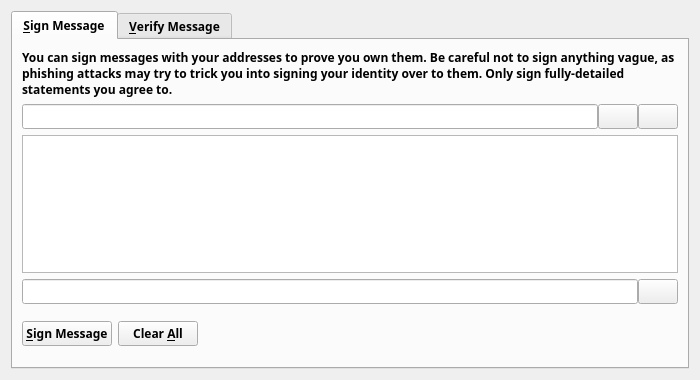
<?xml version="1.0" encoding="UTF-8"?>
<ui version="4.0">
 <class>SignVerifyMessageDialog</class>
 <widget class="QDialog" name="SignVerifyMessageDialog">
  <property name="geometry">
   <rect>
    <x>0</x>
    <y>0</y>
    <width>700</width>
    <height>380</height>
   </rect>
  </property>
  <property name="windowTitle">
   <string>Signatures - Sign / Verify a Message</string>
  </property>
  <property name="modal">
   <bool>true</bool>
  </property>
  <layout class="QVBoxLayout" name="verticalLayout">
   <item>
    <widget class="QTabWidget" name="tabWidget">
     <property name="font">
      <font>
       <family>Typola</family>
       <weight>75</weight>
       <bold>true</bold>
       <stylestrategy>PreferAntialias</stylestrategy>
      </font>
     </property>
     <property name="currentIndex">
      <number>0</number>
     </property>
     <widget class="QWidget" name="tabSignMessage">
      <attribute name="title">
       <string>&amp;Sign Message</string>
      </attribute>
      <layout class="QVBoxLayout" name="verticalLayout_SM">
       <item>
        <widget class="QLabel" name="infoLabel_SM">
         <property name="font">
          <font>
           <stylestrategy>PreferAntialias</stylestrategy>
          </font>
         </property>
         <property name="text">
          <string>You can sign messages with your addresses to prove you own them. Be careful not to sign anything vague, as phishing attacks may try to trick you into signing your identity over to them. Only sign fully-detailed statements you agree to.</string>
         </property>
         <property name="textFormat">
          <enum>Qt::PlainText</enum>
         </property>
         <property name="wordWrap">
          <bool>true</bool>
         </property>
        </widget>
       </item>
       <item>
        <layout class="QHBoxLayout" name="horizontalLayout_1_SM">
         <property name="spacing">
          <number>0</number>
         </property>
         <item>
          <widget class="QValidatedLineEdit" name="addressIn_SM">
           <property name="font">
            <font>
             <stylestrategy>PreferAntialias</stylestrategy>
            </font>
           </property>
           <property name="toolTip">
            <string>The address to sign the message with (e.g. EdFwYw4Mo2Zq6CFM2yNJgXvE2DTJxgdBRX)</string>
           </property>
           <property name="maxLength">
            <number>34</number>
           </property>
          </widget>
         </item>
         <item>
          <widget class="QPushButton" name="addressBookButton_SM">
           <property name="font">
            <font>
             <stylestrategy>PreferAntialias</stylestrategy>
            </font>
           </property>
           <property name="toolTip">
            <string>Choose an address from the address book</string>
           </property>
           <property name="text">
            <string/>
           </property>
           <property name="icon">
            <iconset resource="../bitcoin.qrc">
             <normaloff>:/icons/address-book</normaloff>:/icons/address-book</iconset>
           </property>
           <property name="shortcut">
            <string>Alt+A</string>
           </property>
           <property name="autoDefault">
            <bool>false</bool>
           </property>
          </widget>
         </item>
         <item>
          <widget class="QPushButton" name="pasteButton_SM">
           <property name="font">
            <font>
             <stylestrategy>PreferAntialias</stylestrategy>
            </font>
           </property>
           <property name="toolTip">
            <string>Paste address from clipboard</string>
           </property>
           <property name="text">
            <string/>
           </property>
           <property name="icon">
            <iconset resource="../bitcoin.qrc">
             <normaloff>:/icons/editpaste</normaloff>:/icons/editpaste</iconset>
           </property>
           <property name="shortcut">
            <string>Alt+P</string>
           </property>
           <property name="autoDefault">
            <bool>false</bool>
           </property>
          </widget>
         </item>
        </layout>
       </item>
       <item>
        <widget class="QPlainTextEdit" name="messageIn_SM">
         <property name="font">
          <font>
           <stylestrategy>PreferAntialias</stylestrategy>
          </font>
         </property>
         <property name="toolTip">
          <string>Enter the message you want to sign here</string>
         </property>
        </widget>
       </item>
       <item>
        <layout class="QHBoxLayout" name="horizontalLayout_2_SM">
         <property name="spacing">
          <number>0</number>
         </property>
         <item>
          <widget class="QLineEdit" name="signatureOut_SM">
           <property name="font">
            <font>
             <italic>true</italic>
             <stylestrategy>PreferAntialias</stylestrategy>
            </font>
           </property>
           <property name="readOnly">
            <bool>true</bool>
           </property>
          </widget>
         </item>
         <item>
          <widget class="QPushButton" name="copySignatureButton_SM">
           <property name="font">
            <font>
             <stylestrategy>PreferAntialias</stylestrategy>
            </font>
           </property>
           <property name="toolTip">
            <string>Copy the current signature to the system clipboard</string>
           </property>
           <property name="text">
            <string/>
           </property>
           <property name="icon">
            <iconset resource="../bitcoin.qrc">
             <normaloff>:/icons/editcopy</normaloff>:/icons/editcopy</iconset>
           </property>
           <property name="autoDefault">
            <bool>false</bool>
           </property>
          </widget>
         </item>
        </layout>
       </item>
       <item>
        <layout class="QHBoxLayout" name="horizontalLayout_3_SM">
         <item>
          <widget class="QPushButton" name="signMessageButton_SM">
           <property name="font">
            <font>
             <stylestrategy>PreferAntialias</stylestrategy>
            </font>
           </property>
           <property name="toolTip">
            <string>Sign the message to prove you own this EverGreenCoin address</string>
           </property>
           <property name="text">
            <string>&amp;Sign Message</string>
           </property>
           <property name="icon">
            <iconset resource="../bitcoin.qrc">
             <normaloff>:/icons/edit</normaloff>:/icons/edit</iconset>
           </property>
           <property name="autoDefault">
            <bool>false</bool>
           </property>
          </widget>
         </item>
         <item>
          <widget class="QPushButton" name="clearButton_SM">
           <property name="font">
            <font>
             <stylestrategy>PreferAntialias</stylestrategy>
            </font>
           </property>
           <property name="toolTip">
            <string>Reset all sign message fields</string>
           </property>
           <property name="text">
            <string>Clear &amp;All</string>
           </property>
           <property name="icon">
            <iconset resource="../bitcoin.qrc">
             <normaloff>:/icons/remove</normaloff>:/icons/remove</iconset>
           </property>
           <property name="autoDefault">
            <bool>false</bool>
           </property>
          </widget>
         </item>
         <item>
          <spacer name="horizontalSpacer_1_SM">
           <property name="orientation">
            <enum>Qt::Horizontal</enum>
           </property>
           <property name="sizeHint" stdset="0">
            <size>
             <width>40</width>
             <height>48</height>
            </size>
           </property>
          </spacer>
         </item>
         <item>
          <widget class="QLabel" name="statusLabel_SM">
           <property name="font">
            <font>
             <weight>75</weight>
             <bold>true</bold>
             <stylestrategy>PreferAntialias</stylestrategy>
            </font>
           </property>
           <property name="text">
            <string/>
           </property>
           <property name="wordWrap">
            <bool>true</bool>
           </property>
          </widget>
         </item>
         <item>
          <spacer name="horizontalSpacer_2_SM">
           <property name="font">
            <font>
             <stylestrategy>PreferAntialias</stylestrategy>
            </font>
           </property>
           <property name="orientation">
            <enum>Qt::Horizontal</enum>
           </property>
           <property name="sizeHint" stdset="0">
            <size>
             <width>40</width>
             <height>48</height>
            </size>
           </property>
          </spacer>
         </item>
        </layout>
       </item>
      </layout>
     </widget>
     <widget class="QWidget" name="tabVerifyMessage">
      <attribute name="title">
       <string>&amp;Verify Message</string>
      </attribute>
      <layout class="QVBoxLayout" name="verticalLayout_VM">
       <item>
        <widget class="QLabel" name="infoLabel_VM">
         <property name="font">
          <font>
           <family>Typola</family>
           <weight>75</weight>
           <bold>true</bold>
          </font>
         </property>
         <property name="text">
          <string>Enter the signing address, message (ensure you copy line breaks, spaces, tabs, etc. exactly) and signature below to verify the message. Be careful not to read more into the signature than what is in the signed message itself, to avoid being tricked by a man-in-the-middle attack.</string>
         </property>
         <property name="textFormat">
          <enum>Qt::PlainText</enum>
         </property>
         <property name="alignment">
          <set>Qt::AlignLeading|Qt::AlignLeft|Qt::AlignTop</set>
         </property>
         <property name="wordWrap">
          <bool>true</bool>
         </property>
        </widget>
       </item>
       <item>
        <layout class="QHBoxLayout" name="horizontalLayout_1_VM">
         <property name="spacing">
          <number>0</number>
         </property>
         <item>
          <widget class="QValidatedLineEdit" name="addressIn_VM">
           <property name="toolTip">
            <string>The address the message was signed with (e.g. EdFwYw4Mo2Zq6CFM2yNJgXvE2DTJxgdBRX)</string>
           </property>
           <property name="maxLength">
            <number>34</number>
           </property>
          </widget>
         </item>
         <item>
          <widget class="QPushButton" name="addressBookButton_VM">
           <property name="toolTip">
            <string>Choose an address from the address book</string>
           </property>
           <property name="text">
            <string/>
           </property>
           <property name="icon">
            <iconset resource="../bitcoin.qrc">
             <normaloff>:/icons/address-book</normaloff>:/icons/address-book</iconset>
           </property>
           <property name="shortcut">
            <string>Alt+A</string>
           </property>
           <property name="autoDefault">
            <bool>false</bool>
           </property>
          </widget>
         </item>
        </layout>
       </item>
       <item>
        <widget class="QPlainTextEdit" name="messageIn_VM"/>
       </item>
       <item>
        <widget class="QValidatedLineEdit" name="signatureIn_VM"/>
       </item>
       <item>
        <layout class="QHBoxLayout" name="horizontalLayout_2_VM">
         <item>
          <widget class="QPushButton" name="verifyMessageButton_VM">
           <property name="font">
            <font>
             <family>Typola</family>
             <weight>75</weight>
             <bold>true</bold>
            </font>
           </property>
           <property name="toolTip">
            <string>Verify the message to ensure it was signed with the specified EverGreenCoin address</string>
           </property>
           <property name="text">
            <string>&amp;Verify Message</string>
           </property>
           <property name="icon">
            <iconset resource="../bitcoin.qrc">
             <normaloff>:/icons/transaction_0</normaloff>:/icons/transaction_0</iconset>
           </property>
           <property name="autoDefault">
            <bool>false</bool>
           </property>
          </widget>
         </item>
         <item>
          <widget class="QPushButton" name="clearButton_VM">
           <property name="font">
            <font>
             <family>Typola</family>
             <weight>75</weight>
             <bold>true</bold>
            </font>
           </property>
           <property name="toolTip">
            <string>Reset all verify message fields</string>
           </property>
           <property name="text">
            <string>Clear &amp;All</string>
           </property>
           <property name="icon">
            <iconset resource="../bitcoin.qrc">
             <normaloff>:/icons/remove</normaloff>:/icons/remove</iconset>
           </property>
           <property name="autoDefault">
            <bool>false</bool>
           </property>
          </widget>
         </item>
         <item>
          <spacer name="horizontalSpacer_1_VM">
           <property name="orientation">
            <enum>Qt::Horizontal</enum>
           </property>
           <property name="sizeHint" stdset="0">
            <size>
             <width>40</width>
             <height>48</height>
            </size>
           </property>
          </spacer>
         </item>
         <item>
          <widget class="QLabel" name="statusLabel_VM">
           <property name="font">
            <font>
             <weight>75</weight>
             <bold>true</bold>
            </font>
           </property>
           <property name="text">
            <string/>
           </property>
           <property name="wordWrap">
            <bool>true</bool>
           </property>
          </widget>
         </item>
         <item>
          <spacer name="horizontalSpacer_2_VM">
           <property name="orientation">
            <enum>Qt::Horizontal</enum>
           </property>
           <property name="sizeHint" stdset="0">
            <size>
             <width>40</width>
             <height>48</height>
            </size>
           </property>
          </spacer>
         </item>
        </layout>
       </item>
      </layout>
     </widget>
    </widget>
   </item>
  </layout>
 </widget>
 <customwidgets>
  <customwidget>
   <class>QValidatedLineEdit</class>
   <extends>QLineEdit</extends>
   <header>qvalidatedlineedit.h</header>
  </customwidget>
 </customwidgets>
 <resources>
  <include location="../bitcoin.qrc"/>
 </resources>
 <connections/>
</ui>
